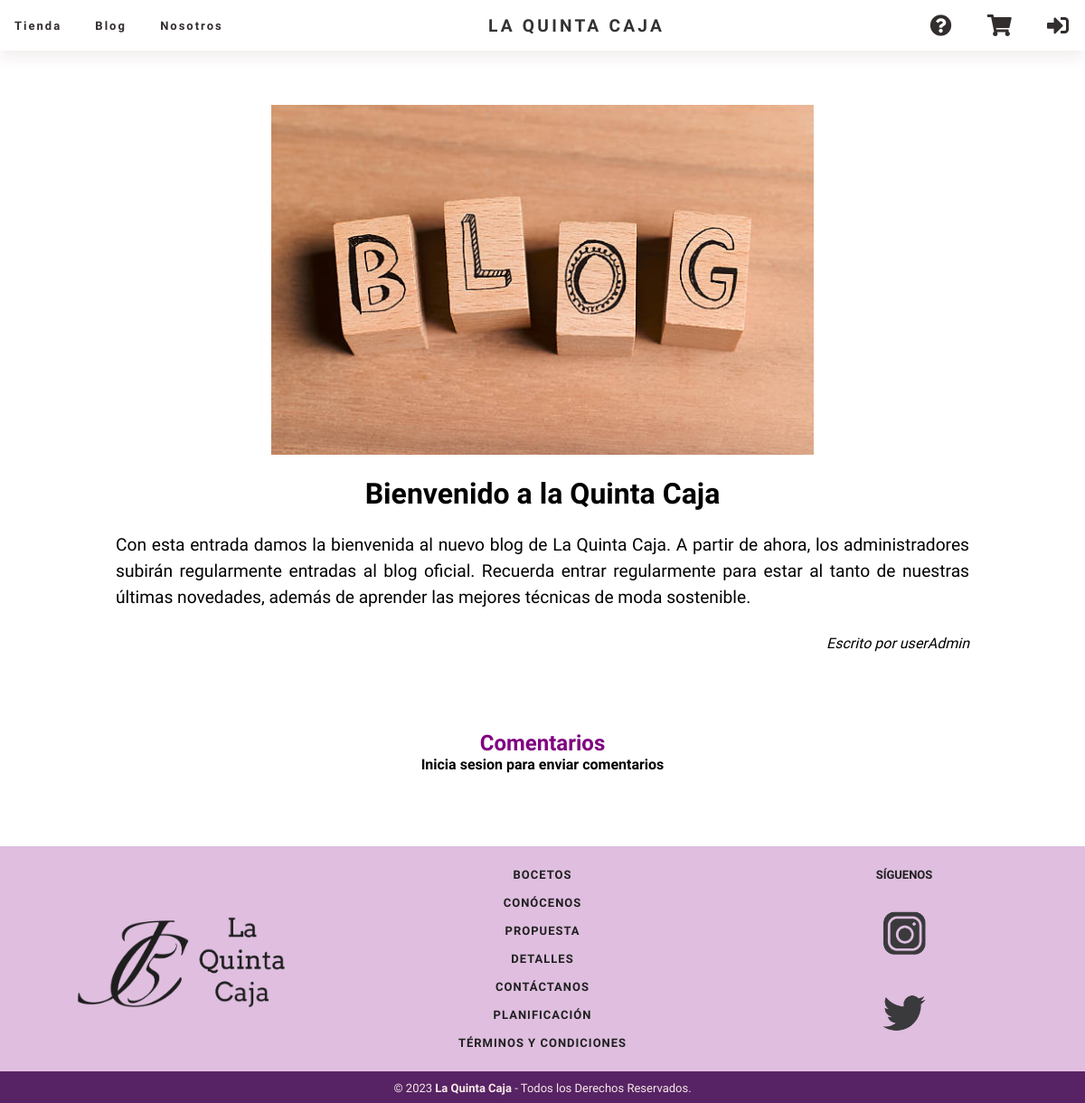
The app's page /entradaBlog.php?id=1 with its own data.
### tables this page shows
CREATE TABLE `blog` (
  `id` int(10) UNSIGNED NOT NULL,
  `titulo` varchar(40) NOT NULL,
  `contenido` text NOT NULL,
  `descripcion` text NOT NULL,
  `autor` int(10) UNSIGNED NOT NULL
);

CREATE TABLE `usuarios` (
  `id` int(10) UNSIGNED NOT NULL,
  `nombre` varchar(20) NOT NULL,
  `apellido1` varchar(20) NOT NULL,
  `apellido2` varchar(20),
  `password` varchar(60) NOT NULL,
  `correo` varchar(20) NOT NULL,
  `direccion` varchar(35) NOT NULL,
  `rol` enum('A','P','U') NOT NULL
);

### includes/configuracion.php (called while the page is built, shortened)
<?php
require_once __DIR__.'/Aplicacion.php';
spl_autoload_register(function ($class) {
    $prefix = 'es\\ucm\\fdi\\aw';
    $base_dir = __DIR__ ;
    $len = strlen($prefix);
    $relative_class = substr($class, $len);
    $file = $base_dir . str_replace('\\', '/', $relative_class) . '.php';
});
?>

### includes/Aplicacion.php (called while the page is built, shortened)
<?php
class Aplicacion
{
	private static $instancia;
	public static function getInstance() {
		if (  !self::$instancia instanceof self) {
			self::$instancia = new static();
		}
		return self::$instancia;
	}
	private $bdDatosConexion;
	private $inicializada = false;
	private $conn;
	public function init($bdDatosConexion)
	{
        if ( ! $this->inicializada ) {
    	    $this->bdDatosConexion = $bdDatosConexion;
    		$this->inicializada = true;
        }
	}
	public function getConexionBd()
	{
		if (! $this->conn ) {
			$bdHost = $this->bdDatosConexion['host'];
			$bdUser = $this->bdDatosConexion['user'];
			$bdPass = $this->bdDatosConexion['pass'];
			$bd = $this->bdDatosConexion['bd'];
			$conn = new \mysqli($bdHost, $bdUser, $bdPass, $bd);
			$this->conn = $conn;
		}
		return $this->conn;
	}
}
?>

### includes/Blog.php (called while the page is built, shortened)
<?php
class Blog
{
    private $id;
    private $titulo;
    private $contenido;
    private $autor;
    public function __construct($id=null, $titulo, $contenido, $descripcion, $autor)
    {
        $this->id = $id;
        $this->titulo = $titulo;
        $this->contenido = $contenido;
        $this->autor=$autor;
    }
    public static function buscaPorId($idBlog)
    {
        $BlogDAO= new BlogDAO();
        return $BlogDAO->buscaPorId($idBlog);
    }
    public function getId()
    {
        return $this->id;
    }
    public function getTitulo()
    {
        return $this->titulo;
    }
    public function getContenido()
    {
        return $this->contenido;
    }
    public function getAutor()
    {
        return $this->autor;
    }
}
?>

### includes/BlogDao.php (called while the page is built, shortened)
<?php
class BlogDAO
{
    private $conn;
    public function __construct()
    {
        $this->conn = Aplicacion::getInstance()->getConexionBd();
    }
    public function buscaPorId($idBlog)
    {
        $query = sprintf("SELECT * FROM blog WHERE id=%d", $idBlog);
        $rs = $this->conn->query($query);
        if ($rs->num_rows>0) {
            $fila = $rs->fetch_assoc();
            if($fila){
            $blog = new Blog($fila['id'], $fila['titulo'], $fila['contenido'], $fila['descripcion'],
            $fila['autor']);
            return $blog;
            }
        } else {
            error_log("Error BD ({$this->conn->errno}): {$this->conn->error}");
        }
        return false;
    }
}
?>

### includes/Usuario.php (called while the page is built, shortened)
<?php
class Usuario
{
    private $nombre;
    public function __construct($id=null, $nombreUsuario, $apellido1, $apellido2, $password,$correo,$direccion,$rol)
    {
        $this->nombre = $nombreUsuario;
    }
    public static function buscaPorId($idUsuario)
    {
        $usuarioDAO= new UsuarioDAO();
        return $usuarioDAO->buscaPorId($idUsuario);
    }
    public function getNombre()
    {
        return $this->nombre;
    }
}
?>

### includes/UsuarioDAO.php (called while the page is built, shortened)
<?php
class UsuarioDAO
{
    public $conn;
    public function __construct()
    {
        $this->conn = Aplicacion::getInstance()->getConexionBd();
    }
    public function buscaPorId($idUsuario)
    {
        $query = sprintf("SELECT * FROM usuarios WHERE id=%d", $idUsuario);
        $rs = $this->conn->query($query);
        if ($rs) {
            $fila = $rs->fetch_assoc();
            if($fila){
            $user = new Usuario($fila['id'], $fila['nombre'], $fila['apellido1'], $fila['apellido2'],
            $fila['password'], $fila['correo'], $fila['direccion'], $fila['rol']);
            return $user;
            }
        } else {
            error_log("Error BD ({$this->conn->errno}): {$this->conn->error}");
        }
        return false;
    }
}
?>

### entradaBlog.php (the view, shortened to what this page needs)
<?php
include_once ("includes/configuracion.php");
$contenidoPrincipal = <<<EOS
<div class="entrada">
EOS;
if(isset($_GET['id']) && !empty($_GET['id'])) {
$id=$_GET ["id"];
$blog=es\ucm\fdi\aw\Blog::buscaPorId($id);
if($blog)
{
$imagenEntrada = "img/blog_" . $blog->getId() . ".png";
$titulo=$blog->getTitulo();
$cont=$blog->getContenido();
$autor = es\ucm\fdi\aw\Usuario::buscaPorId($blog->getAutor());
$nombreAutor=$autor->getNombre();
$contenidoPrincipal .= <<<EOS
    <img class='imgEntrada' src="$imagenEntrada" alt='Imagen de la entrada'>
    <h2>$titulo</h2>
    <p>$cont</p>
    <p class="autor">Escrito por $nombreAutor</p>
    </div>
    <div class="comentarios">
    <h3>Comentarios</h3>
    EOS;
    if (!isset($_SESSION['login'])) {
    $contenidoPrincipal .= <<<EOS
    <h5>Inicia sesion para enviar comentarios</h5>
    EOS;
  }
}
else{
  $tituloPagina = "Entrada no encontrada";
  $contenidoPrincipal .= <<<EOS
  <h2 class="error"> No se encuentra la entrada</h2>
  EOS;
}
}
else{
  $tituloPagina = "Error de búsqueda";
  $contenidoPrincipal .= <<<EOS
  <h2 class="error"> Se ha producido un error </h2>
  EOS;
}
require __DIR__.'/includes/plantillas/plantilla.php';
?>

### css/plantilla.css (style rules this page uses)
* { margin: 0; padding: 0; border: 0; font-size: 100%; vertical-align: baseline; }
.terminosycondiciones ul, p { padding: 0rem 0.5rem; font-family: 'Ubuntu', sans-serif; font-size: medium; text-align: justify; }
* { margin:0; }
* { margin: 0; padding: 0; font-family: 'Ubuntu', sans-serif; }
.entrada { align-items: center; margin: 0 auto; max-width: 80%; padding: 5%; font-family: 'Ubuntu', sans-serif; }
.entrada .imgEntrada { display: block; width: 100%; height: auto; margin: 0 auto; max-width: 37.5rem; }
.entrada h2 { font-size: 2rem; font-weight: bold; margin: 1.5rem 0; text-align: center; }
.entrada p { font-size: 1.2rem; line-height: 1.5; margin: 1.5rem 0; text-align: justify; }
.entrada .autor { font-size: 1rem; font-style: italic; text-align: right; margin-top: 1.5rem; }
.comentarios h3 { color: #800080; font-size: x-large; }
.listaComentarios, .comentarios { display: flex; flex-direction: column; align-items: center; width: 100%; clear: both; text-align: center; }

### records on screen
blog: titulo "Bienvenido a la Quinta Caja", contenido "Con esta entrada damos la bienvenida al nuevo blog de La Quinta Caja. A partir de ahora, los administradores subirán regularmente entradas al blog oficial. Recuerda entrar regularmente para estar al tanto de nuestras últimas novedades, además de aprender las mejores técnicas de moda sostenible."
usuarios: nombre "userAdmin"
